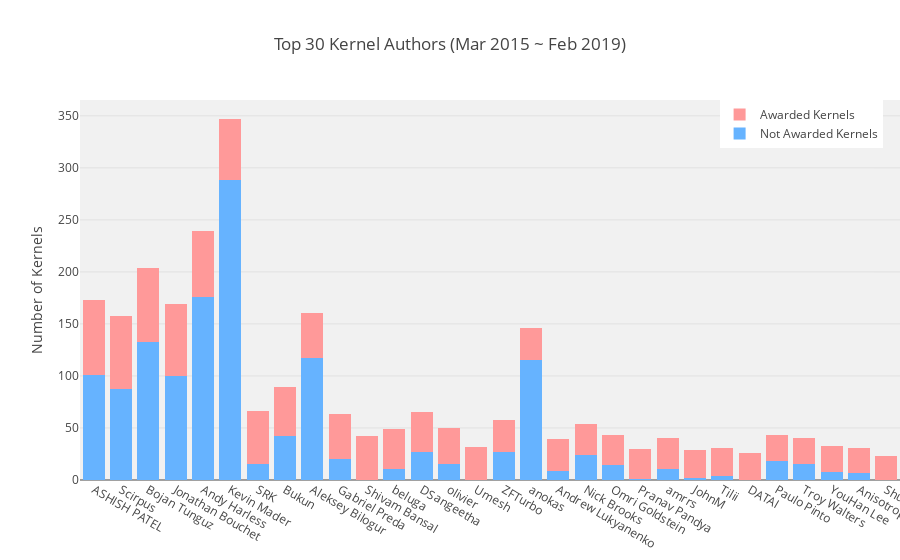

This figure's notebook cell:
### Markdown cell above
After seeing the last graph, one might think that those authors are ***Super Humans*** ! However, the **DATA** says that it's the product of **<span style="color: red">HARDWORK</span>** and **<span style="color: red">PASSION</span>**!

The following graph illustrates the proportion of Awarded & Not Awarded Kernels for each of the Top Authors :

### Code cell
fig = {
    'data': [
        {
            'type': 'bar',
            'y': top['NotAwarded'].values,
            'x': top['DisplayName'].values,
            'name': 'Not Awarded Kernels',
            'marker': {'color': kernel_colors[1]}
        },{
            'type': 'bar',
            'y': top['Awarded'].values,
            'x': top['DisplayName'].values,
            'name': 'Awarded Kernels',
            'marker': {'color': kernel_colors[0]}
        }
    ], 'layout': {
        'title': f'Top {n} Kernel Authors ({range_dates_str})',
        'barmode': 'stack',
        'yaxis': {'title': 'Number of Kernels'},
        'legend': {'x': 0.78, 'y': 1},
        'plot_bgcolor': PLOT_BG_COLOR,
        'margin': {'r': 0}
    }
}

iplot(fig)

### Figure 1 — Plotly figure (JSON) as saved in the notebook; plotly's stock layout.template omitted (floating-point values rounded to 4 significant figures)
{"data": [{"marker": {"color": "#66B3FF"}, "name": "Not Awarded Kernels", "type": "bar", "uid": "051d1dec-1ae3-410f-bb99-d0f27e731a2f", "x": ["ASHISH PATEL", "Scirpus", "Bojan Tunguz", "Jonathan Bouchet", "Andy Harless", "Kevin Mader", "SRK", "Bukun", "Aleksey Bilogur", "Gabriel Preda", "Shivam Bansal", "beluga", "DSangeetha", "olivier", "Umesh", "ZFTurbo", "anokas", "Andrew Lukyanenko", "Nick Brooks", "Omri Goldstein", "Pranav Pandya", "amrrs", "JohnM", "Tilii", "DATAI", "Paulo Pinto", "Troy Walters", "YouHan Lee", "Anisotropic", "Shujian L."], "y": [101, 87, 133, 100, 176, 288, 15, 42, 117, 20, 0, 11, 27, 15, 0, 27, 115, 9, 24, 14, 1, 11, 2, 4, 0, 18, 15, 8, 7, 0]}, {"marker": {"color": "#FF9999"}, "name": "Awarded Kernels", "type": "bar", "uid": "7327f434-7b0a-434f-adeb-6c862c5893be", "x": ["ASHISH PATEL", "Scirpus", "Bojan Tunguz", "Jonathan Bouchet", "Andy Harless", "Kevin Mader", "SRK", "Bukun", "Aleksey Bilogur", "Gabriel Preda", "Shivam Bansal", "beluga", "DSangeetha", "olivier", "Umesh", "ZFTurbo", "anokas", "Andrew Lukyanenko", "Nick Brooks", "Omri Goldstein", "Pranav Pandya", "amrrs", "JohnM", "Tilii", "DATAI", "Paulo Pinto", "Troy Walters", "YouHan Lee", "Anisotropic", "Shujian L."], "y": [72, 71, 71, 69, 63, 59, 51, 47, 44, 43, 42, 38, 38, 35, 32, 31, 31, 30, 30, 29, 29, 29, 27, 27, 26, 25, 25, 25, 24, 23]}], "layout": {"barmode": "stack", "legend": {"x": 0.78, "y": 1}, "margin": {"r": 0}, "plot_bgcolor": "#f1f1f1", "title": {"text": "Top 30 Kernel Authors (Mar 2015 ~ Feb 2019)"}, "yaxis": {"title": {"text": "Number of Kernels"}}}}
